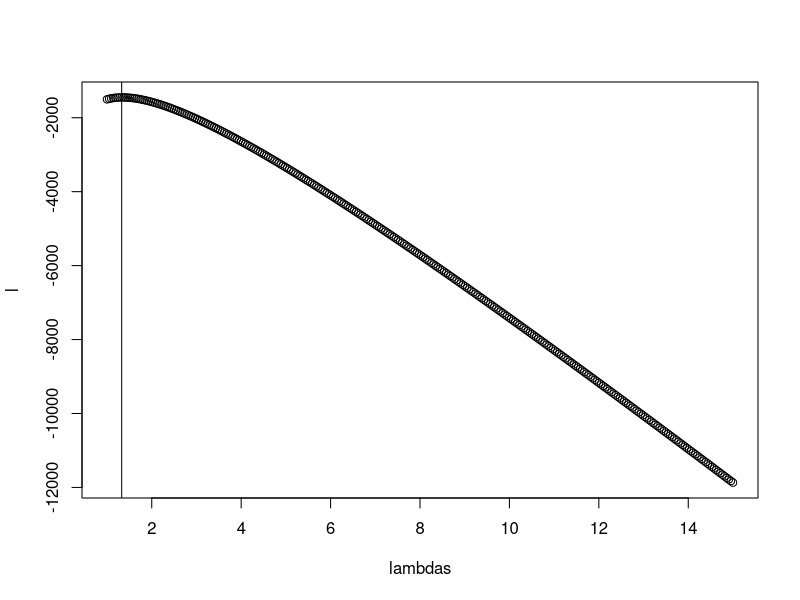
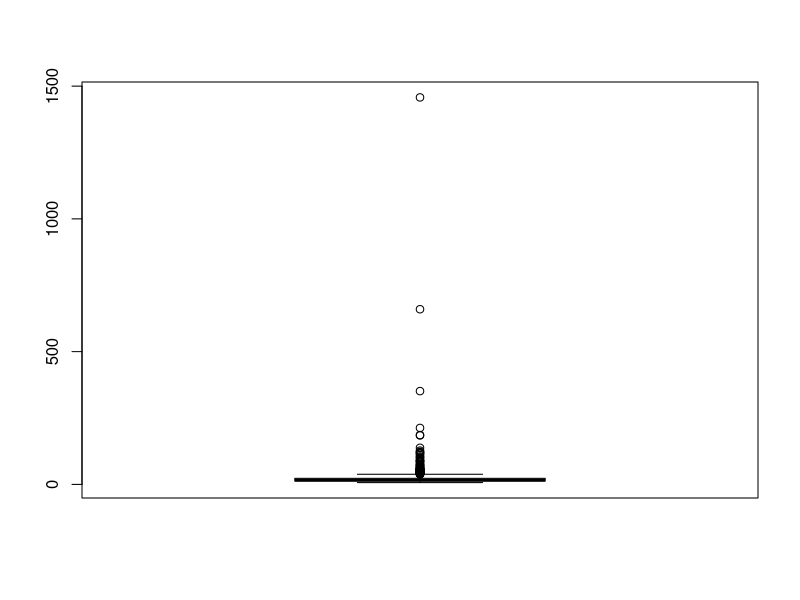
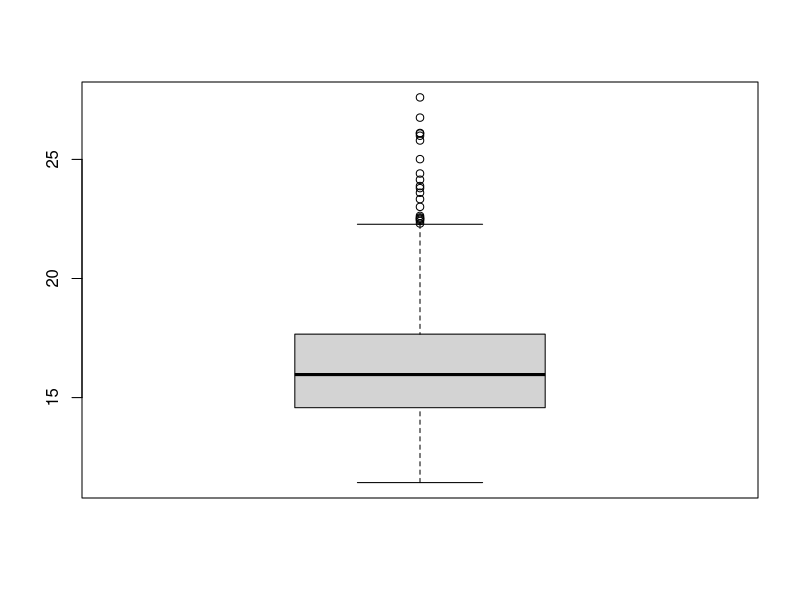

Recreate these plots in R, in order.
#Question 1
A = pbinom(0,30,0.1)
B = dbinom(3,30,0.1)
C = 1 - pbinom(9,30,0.1)

#Question 2
p = 2/1000000
N = 3000000
A = p*N
B = dpois(1,N*p)
C = 1 - ppois(10,N*p)

#Question 3
#binomial
b = (27-30*0.8)/sqrt(30*0.8*0.2)
a = (21-30*0.8)/sqrt(30*0.8*0.2)
A = pnorm(b)-pnorm(a)
#normal
B = pbinom(27,30,0.8) - pbinom(21,30,0.8)

C = abs(A-B)

#Question 4
set.seed(100)
pval_counts = replicate(1000,{
  pvals = replicate(30, {
    cases = rnorm(5,7.5,2.5)
    controls = rnorm(5,7.5,2.5)
    t.test(cases,controls)$p.value
  })
  sum(pvals < 0.05)
})
mean(pval_counts)

#A
counts = (pval_counts)
loglikelihood = function(lambda,x){
  sum(dpois(x,lambda,log=TRUE))
}
lambdas = seq(1,15,len=300)
l = sapply(lambdas,function(lambda) loglikelihood(lambda,counts))
plot(lambdas,l)
mle=lambdas[which.max(l)]
abline(v=mle)
print(mle)
mean(counts)

#B 
1-ppois(3,1.3)

#C 
Np = 30*0.05



#Question 5
x = rf(100,df1=8,df2=16)
set.seed(25)
library(limma)
estimate = fitFDist(x,8)
estimate$df2

#Question 6
#A
set.seed(28)
B = 1000
estimates = replicate(B,{
  xs = rf(100,df1=8,df2=16)
  estimates = fitFDist(xs,8)
  return(estimates$df2)
  })

median(estimates)

#B
mean((estimates<20)&(estimates>12)) 
boxplot(estimates)
summary(estimates)
#Question 7
set.seed(28)
B = 1000
estimates2 = replicate(B,{
  xs = rf(1000,df1=8,df2=16)
  estimates2 = fitFDist(xs,8)
  return(estimates2$df2)
})

median(estimates2)

#B
mean((estimates2<20)&(estimates2>12)) 
summary(estimates2)
boxplot(estimates2)
